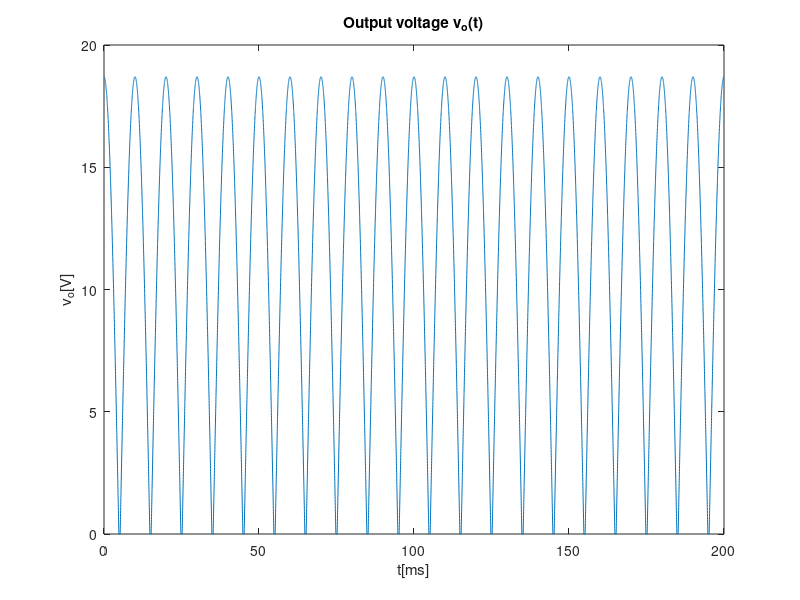
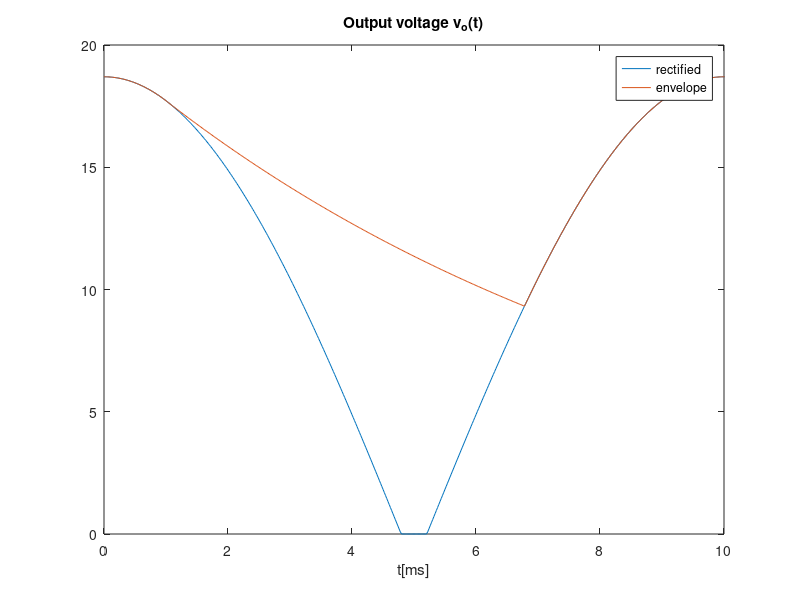
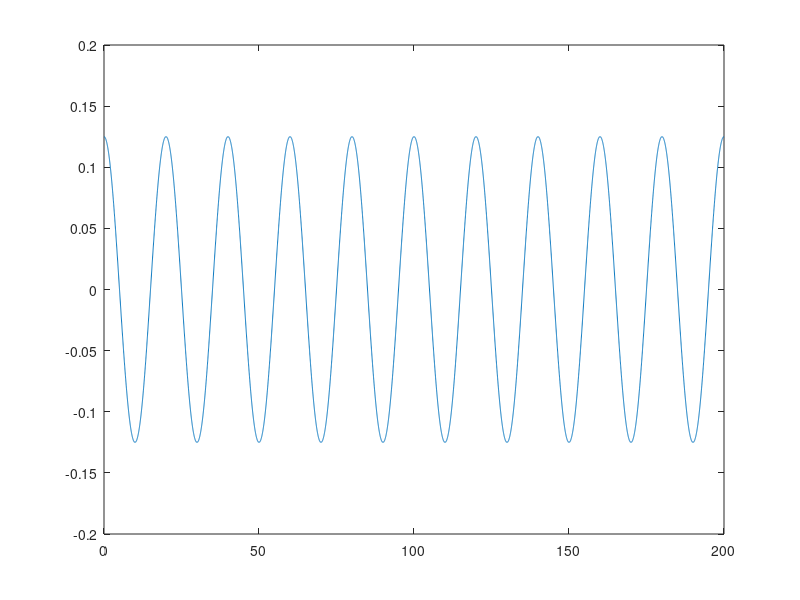

Here is the MATLAB script that generated these plots, in order:
close all 
clear all
vT=25e-3;
f=50;
w=2*pi*f;
R=3e3;
C=3e-6;
vON=0.65;

t=linspace(0, 0.2, 10000);
A = 20;
vS=A*cos(w*t);
vOhr= zeros(1,length(t));
for i=1:length(t)
  if(vS(i) >= 2*vON)
    vOhr(i) = vS(i) - 2*vON;
  elseif (vS(i)<= -2*vON)
    vOhr(i) = -vS(i) - 2*vON;
  else
    vOhr(i) = 0;
  endif 
endfor

figure
plot(t*1000, vOhr)
title("Output voltage v_o(t)")
xlabel ("t[ms]")
ylabel ("v_o[V]")
print ("vo.eps", "-depsc");

%envelope detector
tOFF=atan(1/(w*R*C))/w
	 
vOnexp = (A*cos(w*tOFF)- 2*vON)*exp(-(t-tOFF)/(R*C));

figure

plot(t*1000, vOhr)
hold
T=1/f
for i=1:length(t)
if t(i) < tOFF
	vO(i) = vOhr(i);
  elseif vOnexp(i) > vOhr(i)
   vO(i) = vOnexp(i);
  else 
    vO(i) = vOhr(i);
  endif
endfor

plot(t*1000, vO)
axis ([0 10])
title("Output voltage v_o(t)")
xlabel ("t[ms]")
legend("rectified","envelope")
print ("venvlope.eps", "-depsc");



%lpf response
Is=1e-12;
vT=25e-3;
vON=0.65;
Vd = 12/20;
vlim =20*vON;
rd=vT/(Is*exp(Vd/vT))
vo =20*rd/(R+20*rd) *A* cos(w*t);
figure;
title("Output voltage v_o(t)")
xlabel ("t[ms]")
ylabel ("v_{lpf}[V]")
%limit
for i=1:length(t)
  if vO(i) > vlim
    vO(i) = vlim;
  elseif vO(i) < -vlim
    vO(i) = -vlim;
  endif
endfor
  VO=3*vON;
vO=VO+vo;
plot(t*1000, vo);
print ("vrec.eps", "-depsc");
